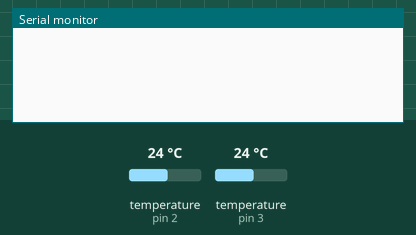
This sketch was run on a simulated Arduino Uno, built with avr-gcc and run on an emulated ATmega328P. On the bench: the last lines printed to the serial monitor. The inputs (shaded band) are chosen by the test bench; at power-on: temperature (sensors on pin 2, pin 3) 24 °C.

Above: at 2.2 s.
2.3 s: temperature (sensor on pin 2) set to 12 °C
At 3.4 s:
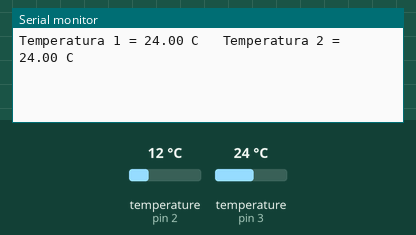
5.6 s: temperature (sensor on pin 3) set to 12 °C
At 6.8 s:
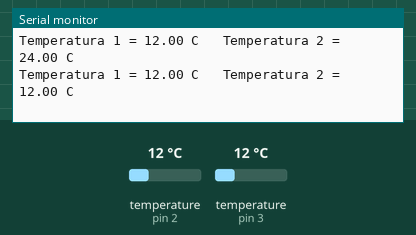
7.9 s: temperature (sensor on pin 2) set to 19 °C
At 9.9 s:
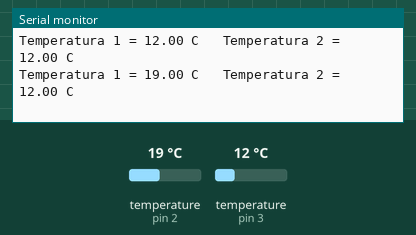
10.2 s: temperature (sensor on pin 3) set to 19 °C
At 11.3 s:
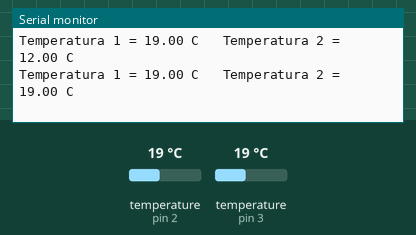
Timing chart, 0 to 13.2 s (numbered marks = the images above; inputs shaded):
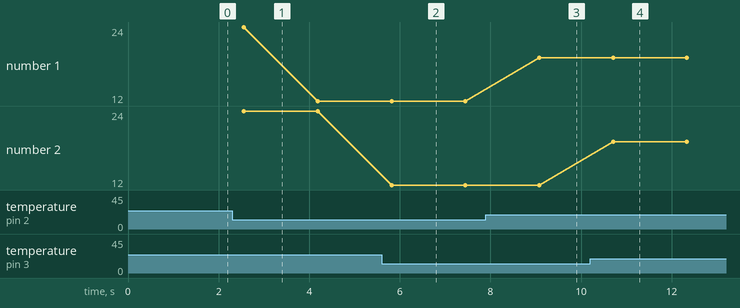

The sketch:

MultipleBus.ino
```cpp
/****************************************************************************************
 Multiple Bus

  Para realizar lecturas de varios sensores DS18B20 conectados cada uno en su propio bus (Cada sensor en un pin diferente)

 Conexiones:
  --------------------------
  DS18B20 (1)    -> Arduino
  --------------------------
  Pin1 (Negro)   -> GND
  Pin2 (Amarillo)-> D2 + Res.Pull-Up
  Pin3 (Rojo)    -> VCC
  --------------------------
  DS18B20 (2)    -> Arduino
  --------------------------
  Pin1 (Negro)   -> GND
  Pin2 (Amarillo)-> D3 + Res.Pull-Up
  Pin3 (Rojo)    -> VCC
  --------------------------
  *Puede cambiar la conexión a otros pines del arduino modificando las variables que definen los pines.

 Ejemplo desarrollado por Naylamp Mechatronics bajo licencia MIT (puede copiar, modificar, integrar o redistribuir)

 Última modificación el 31/08/2020

 Más información en:
   -https://naylampmechatronics.com/blog/46_Tutorial-sensor-de-temperatura-DS18B20.html
   -https://github.com/naylampmechatronics/Ejemplos_DS18B20
**************************************************************************************************/
#include <OneWire.h>
#include <DallasTemperature.h>

//definición de pines
int pinDS_1=2;
int pinDS_2=3;

OneWire ourWire1(pinDS_1);      //Se establece el pin pinDS_1  como bus OneWire
OneWire ourWire2(pinDS_2);      //Se establece el pin pinDS_2  como bus OneWire

DallasTemperature sensors1(&ourWire1); //Se declara una variable u objeto para nuestro sensor1
DallasTemperature sensors2(&ourWire2); //Se declara una variable u objeto para nuestro sensor2

void setup() {
delay(1000);
Serial.begin(9600);
sensors1.begin();   //Se inicia el sensor 1
sensors2.begin();   //Se inicia el sensor 2
}

void loop() {
sensors1.requestTemperatures();   //Se envía el comando para leer la temperatura
float temp1= sensors1.getTempCByIndex(0); //Se obtiene la temperatura en ºC del sensor 1

sensors2.requestTemperatures();   //Se envía el comando para leer la temperatura
float temp2= sensors2.getTempCByIndex(0); //Se obtiene la temperatura en ºC del sensor 2

Serial.print("Temperatura 1 = ");
Serial.print(temp1);
Serial.print(" C");
Serial.print("   Temperatura 2 = ");
Serial.print(temp2);
Serial.println(" C");
delay(100);
}
```

Measured:
- after the input at 5.6 s, the serial monitor: prints a new line after 0.22 s (image 2)
- after the input at 7.9 s, the serial monitor: prints a new line after 1.2 s (image 3)
- after the input at 10.2 s, the serial monitor: prints a new line after 0.51 s (image 4)
- plotted number 1: 12 → 19 after the input at 7.9 s
